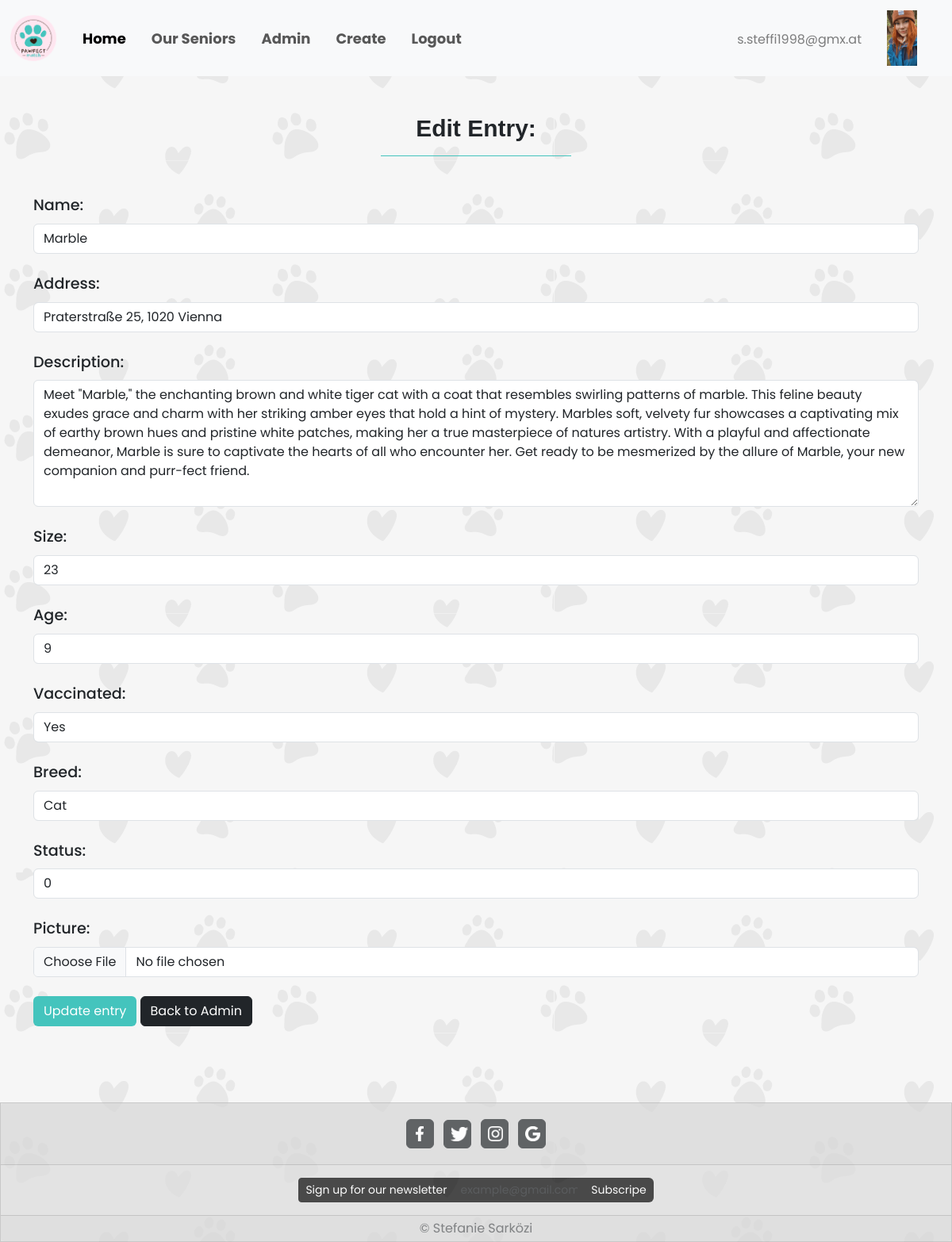
Screenshot of /php/edit.php?x=1 (signed in) with the database file from the repository.
### tables this page shows
CREATE TABLE `users` (
  `id` int(11) NOT NULL,
  `first_name` varchar(40) NOT NULL,
  `last_name` varchar(40) NOT NULL,
  `password` varchar(255) NOT NULL,
  `address` varchar(80) NOT NULL,
  `phone` int(15) NOT NULL,
  `email` varchar(50) NOT NULL,
  `picture` varchar(100) DEFAULT NULL,
  `status` varchar(4) NOT NULL DEFAULT 'user'
);

CREATE TABLE `animals` (
  `id` int(11) NOT NULL,
  `name` varchar(30) NOT NULL,
  `picture` varchar(100) DEFAULT NULL,
  `address` varchar(60) NOT NULL,
  `description` varchar(10000) NOT NULL,
  `size` varchar(20) NOT NULL,
  `age` varchar(30) NOT NULL,
  `vaccinated` varchar(3) NOT NULL,
  `breed` varchar(30) NOT NULL,
  `status` tinyint(1) NOT NULL
);

### php/edit.php (the view, shortened to what this page needs)
<?php
    require_once "db_connect.php";
    $id = $_GET["x"];
    $sql = "SELECT * FROM animals WHERE id = $id";
    $result = mysqli_query($connect, $sql);
    $row = mysqli_fetch_assoc($result);
    $sqlUsers = "SELECT * FROM users";
    $resultUsers = mysqli_query($connect, $sqlUsers);
    $rowUser = mysqli_fetch_assoc($resultUsers);
?>
<!DOCTYPE html>
<html lang="en">
<head>
    <link href="https://cdn.jsdelivr.net/npm/bootstrap@5.3.0/dist/css/bootstrap.min.css" rel="stylesheet">
</head>
<body>
    <nav class="navbar navbar-expand-lg bg-body-tertiary" >
        <div class="container-fluid">
            <a class="navbar-brand" href="home.php">
                <img src="../images/logo.png" alt="logo" style="width: 5vw;">
            </a>
            <ul class="navbar-nav me-auto mb-2 mb-lg-0 navText" >
                <li class="nav-item ms-2 me-3">
                    <a class="nav-link active" aria-current="page" href="home.php">Home</a>
                </li>
                <li class="nav-item  me-3">
                    <a class="nav-link" href="senior.php">Our Seniors</a>
                </li>
                <li class="nav-item  me-3">
                    <a class="nav-link" href="manage.php">Admin</a>
                </li>
                <li class="nav-item  me-3">
                    <a class="nav-link" href="create.php">Create</a>
                </li>
                <li class="nav-item">
                    <a class="nav-link" href="logout.php?logout">Logout</a >
                </li>
            </ul>
            <a class="navbar-brand" href="update.php?id=<?=$rowUser["id"]?>">
              <span class="text-black-50 fs-6"><?= $rowUser["email"] ?></span>
            </a>
            <a class="navbar-brand" href="update.php?id=<?=$rowUser["id"]?>">
                <img src="../images/<?= $rowUser["picture"] ?>" class="object-fit-contain" alt="user pic" width="70" height="70">
            </a>
        </div>
    </nav>
    <div class="text-center mt-5 mb-5">
        <h2 class="text-center " id="welcome">Edit Entry:</h2>
        <hr class="MLLine" style="width:20vw;">
    </div>
    <div class="container mt-5">
       <form method="POST" enctype="multipart/form-data">
           <div class="mb-4 mt-5">
               <label for="name" class= "form-label">Name: </label>
               <input  type="text" class="form-control" id="name" aria-describedby="name" name="name" value="<?= $row["name"] ?>">
            </div>
            <div class="mb-4">
                <label for="address" class="form-label">Address:</label>
                <input type="text" class="form-control"  id="address"  aria-describedby="address"  name="address" value="<?= $row["address"] ?>">
            </div>
            <div class="mb-4">
                <label for="description" class="form-label">Description:</label>
                <textarea type="text" style="height: 20vh;" class="form-control"  id="description"  aria-describedby="description"  name="description"><?= $row['description']?></textarea>
            </div>
            <div class="mb-4">
                <label for="size" class="form-label">Size:</label>
                <input type="text" class="form-control"  id="size"  aria-describedby="size"  name="size" value="<?= $row["size"] ?>">
            </div>
            <div class="mb-4">
                <label for="age" class="form-label">Age:</label>
                <input type="text" class="form-control"  id="age"  aria-describedby="age"  name="age" value="<?= $row["age"] ?>">
            </div>
            <div class="mb-4">
                <label for="vaccinated" class="form-label">Vaccinated:</label>
                <input type="text" class="form-control"  id="vaccinated"  aria-describedby="vaccinated"  name="vaccinated" value="<?= $row["vaccinated"] ?>">
            </div>
            <div class="mb-4">
                <label for="breed" class="form-label">Breed:</label>
                <input type="text" class="form-control"  id="breed"  aria-describedby="breed"  name="breed" value="<?= $row["breed"] ?>">
            </div>
            <div class="mb-4">
                <label for="status" class="form-label">Status:</label>
                <input type="number" class="form-control"  id="status"  aria-describedby="status"  name="status" value="<?= $row["status"] ?>">
            </div>
           <div class="mb-4">
                <label for="picture" class="form-label">Picture:</label>
                <input type = "file" class="form-control" id="picture" aria-describedby="picture"   name="picture">
            </div>
            <button name="update" type="submit" class="btn text-white mb-5" id="upBtn">Update entry</button>
            <a href="manage.php" class="btn btn-dark mb-5">Back to Admin</a>
        </form>
    </div>
    <footer class="mt-5">
        <div class="card text-center" id="foBg">
            <div class="card-header p-3">
                <a class="btn btn-dark p-1 m-1" style="width: 3%;" href="#" role="button"><img src="../images/Facebook.png" width="40%" class="m-1"></a>
                <a class="btn btn-dark p-1 m-1" style="width: 3%;" href="#" role="button"><img src="../images/twitter.png" width="90%" class="m-1"></a>
                <a class="btn btn-dark p-1 m-1" style="width: 3%;" href="#" role="button"><img src="../images/instagram.png" width="75%"  class="m-1"></a>
                <a class="btn btn-dark p-1 m-1" style="width: 3%;" href="#" role="button"><img src="../images/google.png" width="75%"  class="m-1"></a>
            </div>
            <span class="card-body input-group input-group-sm  mx-auto p-3" style="width: 40%;" >
                <span class="input-group-text bg-black border-black text-white">Sign up for our newsletter</span>
                <input type="text" name="email" autocomplete="email" class="form-control bg-black border-black" placeholder="example@gmail.com">
                <button class=" btn rounded-end bg-black text-white" type="button" id="button-addon1"> Subscripe</button>
            </span>
            <div class="card-footer text-body-secondary p-1">
                &copy; Stefanie Sarközi
            </div>
        </div>
    </footer>
</body>
</html>

### css/update.css (style rules this page uses)
#upBtn { background-color: #44c4bd; }
label { font-weight:500; font-size: larger; }

### css/home.css (style rules this page uses)
* { font-family: 'Poppins', sans-serif; }
body { min-height: 100vh; background-image:url(../images/bg.png); background-size:auto; }
.navbar { font-size: 1.5vw; }
.navText { font-weight: 700; font-style: normal; }
#welcome { font-family: "marvin-round", sans-serif; font-weight: 600; font-style: normal; font-size: 2.5vw; }
#foBg { background-color: gainsboro; opacity: 70%; border-radius: 0%; width: 100%; }
.MLLine { margin-left: 40%; color: #44c4bd; opacity: 100%; }
#upBtn { background-color: #44c4bd; }

### rows the page displays
users: email "s.steffi1998@gmx.at", picture (picture)
animals: name "Marble", address "Praterstraße 25, 1020 Vienna", description "Meet \"Marble,\" the enchanting brown and white tiger cat with a coat that resembles swirling patterns of marble. This feline beauty exudes grace and charm with her striking amber eyes that hold a hint of mystery. Marbles soft, velvety fur showcases a captivating mix of earthy brown hues and pristine white patches, making her a true masterpiece of natures artistry. With a playful and affectionate demeanor, Marble is sure to captivate the hearts of all who encounter her. Get ready to be mesmerized by the allure of Marble, your new companion and purr-fect friend.", size "23", age "9", vaccinated "Yes", breed "Cat", status "0"
